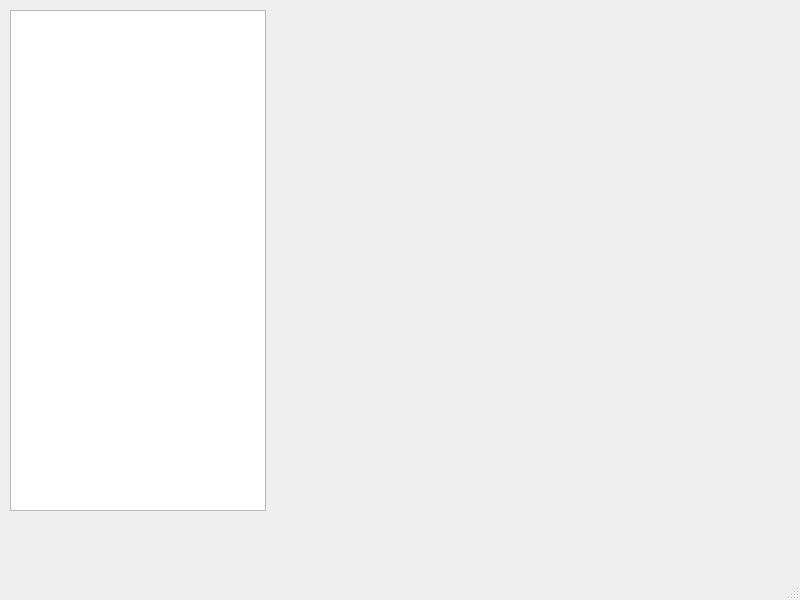
<?xml version="1.0" encoding="UTF-8"?>
<ui version="4.0">
 <class>MainWindow</class>
 <widget class="QMainWindow" name="MainWindow">
  <property name="geometry">
   <rect>
    <x>0</x>
    <y>0</y>
    <width>800</width>
    <height>600</height>
   </rect>
  </property>
  <property name="windowTitle">
   <string>MainWindow</string>
  </property>
  <widget class="QWidget" name="centralwidget">
   <widget class="QTreeView" name="treeView">
    <property name="geometry">
     <rect>
      <x>10</x>
      <y>10</y>
      <width>256</width>
      <height>501</height>
     </rect>
    </property>
    <property name="sizePolicy">
     <sizepolicy hsizetype="Fixed" vsizetype="Fixed">
      <horstretch>0</horstretch>
      <verstretch>0</verstretch>
     </sizepolicy>
    </property>
   </widget>
  </widget>
  <widget class="QMenuBar" name="menubar">
   <property name="geometry">
    <rect>
     <x>0</x>
     <y>0</y>
     <width>800</width>
     <height>21</height>
    </rect>
   </property>
  </widget>
  <widget class="QStatusBar" name="statusbar"/>
 </widget>
 <resources/>
 <connections/>
</ui>
